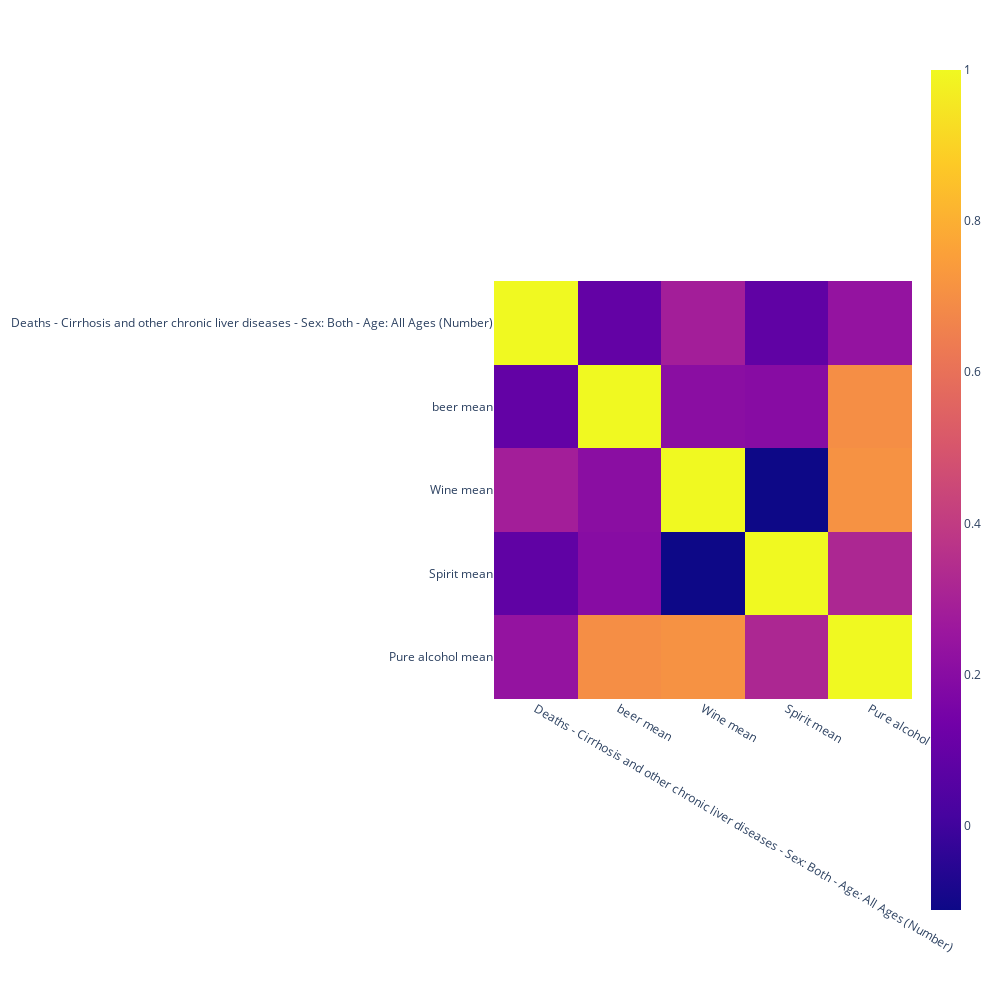

Write notebook code for a chart like this one.
### Code cell
fig_liver=px.imshow(final_liver_df.corr())
fig_liver.layout.height = 1000
fig_liver.layout.width = 1000
fig_liver.show()

### Figure 1 — Plotly figure (JSON) as saved in the notebook; plotly's stock layout.template omitted (floating-point values rounded to 4 significant figures)
{"data": [{"coloraxis": "coloraxis", "hovertemplate": "x: %{x}<br>y: %{y}<br>color: %{z}<extra></extra>", "name": "0", "type": "heatmap", "x": ["Deaths - Cirrhosis and other chronic liver diseases - Sex: Both - Age: All Ages (Number)", "beer mean", "Wine mean", "Spirit mean", "Pure alcohol mean"], "xaxis": "x", "y": ["Deaths - Cirrhosis and other chronic liver diseases - Sex: Both - Age: All Ages (Number)", "beer mean", "Wine mean", "Spirit mean", "Pure alcohol mean"], "yaxis": "y", "z": [[1, 0.09341, 0.2857, 0.08619, 0.2361], [0.09341, 1, 0.2072, 0.1978, 0.6967], [0.2857, 0.2072, 1, -0.1115, 0.7109], [0.08619, 0.1978, -0.1115, 1, 0.3206], [0.2361, 0.6967, 0.7109, 0.3206, 1]]}], "layout": {"coloraxis": {"colorscale": [[0, "#0d0887"], [0.1111, "#46039f"], [0.2222, "#7201a8"], [0.3333, "#9c179e"], [0.4444, "#bd3786"], [0.5556, "#d8576b"], [0.6667, "#ed7953"], [0.7778, "#fb9f3a"], [0.8889, "#fdca26"], [1, "#f0f921"]]}, "height": 1000, "margin": {"t": 60}, "width": 1000, "xaxis": {"anchor": "y", "constrain": "domain", "domain": [0, 1], "scaleanchor": "y"}, "yaxis": {"anchor": "x", "autorange": "reversed", "constrain": "domain", "domain": [0, 1]}}}
